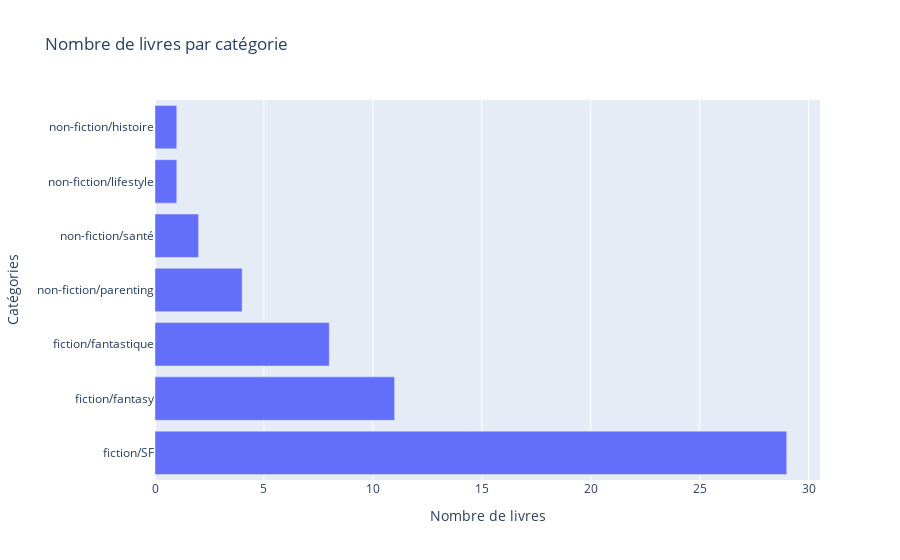

The notebook cell saved with this chart:
### Code cell
# Calculer le nombre de livres par catégorie
category_counts = df_book_streamlit['Catégorie'].value_counts().reset_index()
category_counts.columns = ['Catégorie', 'nombre de livre']

# Créer un graphique à barres horizontal
fig = px.bar(category_counts,
             x='nombre de livre', 
             y='Catégorie',
             orientation='h',  # 'h' indique un bar chart horizontal
             title='Nombre de livres par catégorie',
             labels={'nombre de livre': 'Nombre de livres', 'Catégorie': 'Catégories'})

# Afficher le graphique
fig.show()

### Figure 1 — Plotly figure (JSON) as saved in the notebook; plotly's stock layout.template omitted (floating-point values rounded to 4 significant figures)
{"data": [{"alignmentgroup": "True", "hovertemplate": "Nombre de livres=%{x}<br>Catégories=%{y}<extra></extra>", "legendgroup": "", "marker": {"color": "#636efa", "pattern": {"shape": ""}}, "name": "", "offsetgroup": "", "orientation": "h", "showlegend": false, "textposition": "auto", "type": "bar", "x": [29, 11, 8, 4, 2, 1, 1], "xaxis": "x", "y": ["fiction/SF", "fiction/fantasy", "fiction/fantastique", "non-fiction/parenting", "non-fiction/santé", "non-fiction/lifestyle", "non-fiction/histoire"], "yaxis": "y"}], "layout": {"barmode": "relative", "legend": {"tracegroupgap": 0}, "title": {"text": "Nombre de livres par catégorie"}, "xaxis": {"anchor": "y", "domain": [0, 1], "title": {"text": "Nombre de livres"}}, "yaxis": {"anchor": "x", "domain": [0, 1], "title": {"text": "Catégories"}}}}
